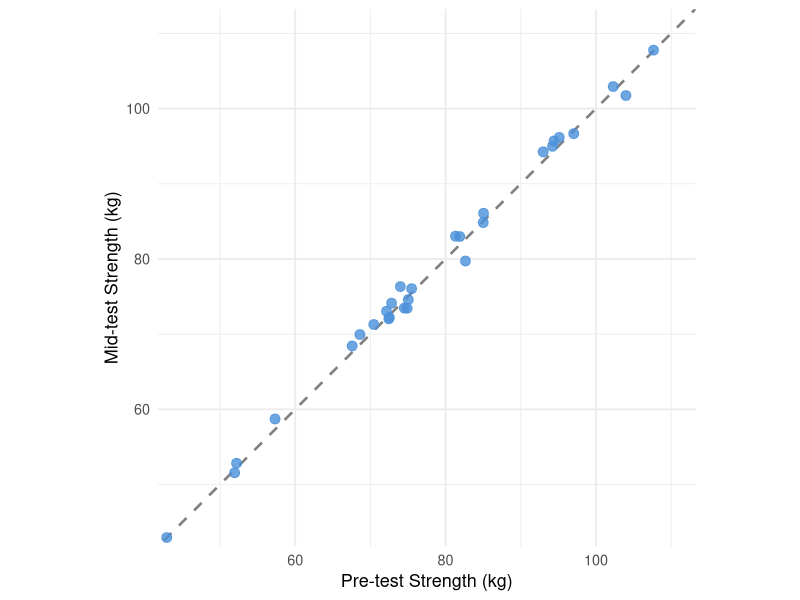
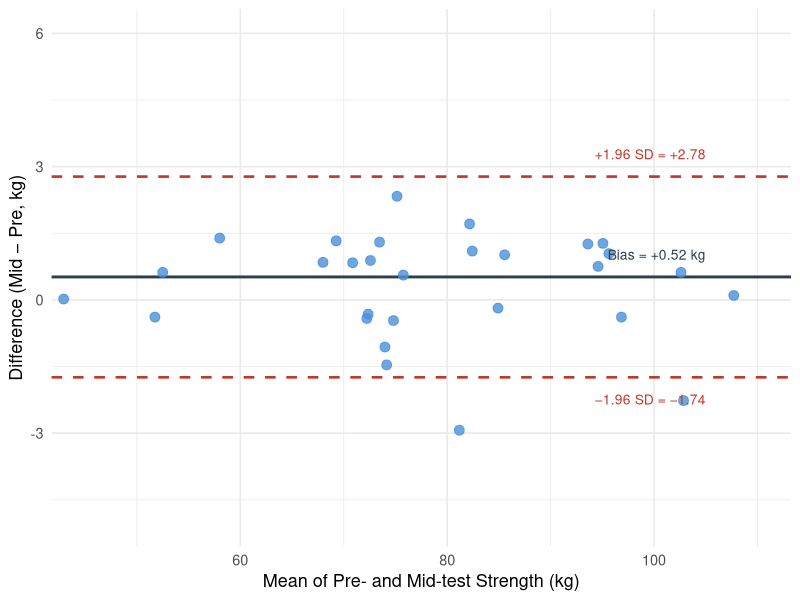

The R script that drew these images, in order:
## ---- chunk 1
#| label: fig-icc-scatter
#| fig-cap: "Test-retest scatter plot for `strength_kg` (control group, n = 30). Each point represents one participant's pre-test (x-axis) and mid-test (y-axis) strength. Points falling on the dashed diagonal identity line indicate perfect agreement between occasions. The tight clustering around the diagonal reflects the excellent ICC(2,1) = .997."
#| code-fold: true
#| warning: false
#| message: false

library(ggplot2)
library(dplyr)

set.seed(42)

n <- 30
pre  <- rnorm(n, mean = 76.34, sd = 13.70)
mid  <- pre + rnorm(n, mean = 0.52, sd = 1.15)

df_icc <- data.frame(pre = pre, mid = mid)

ggplot(df_icc, aes(x = pre, y = mid)) +
  geom_abline(slope = 1, intercept = 0, linetype = "dashed",
              color = "grey50", linewidth = 0.9) +
  geom_point(color = "#4A90D9", size = 3, alpha = 0.8) +
  labs(x = "Pre-test Strength (kg)", y = "Mid-test Strength (kg)") +
  coord_fixed(ratio = 1, xlim = c(45, 110), ylim = c(45, 110)) +
  theme_minimal(base_size = 13)
## ---- chunk 2
#| label: fig-bland-altman
#| fig-cap: "Bland-Altman plot for `strength_kg` test-retest reliability (control group, n = 30). Each point shows one participant's mean strength (x-axis) versus the difference between mid-test and pre-test strength (y-axis). The solid horizontal line is the mean difference (bias = +0.52 kg); the dashed lines are the 95% limits of agreement (−1.74 to +2.78 kg)."
#| code-fold: true
#| warning: false
#| message: false

library(ggplot2)
library(dplyr)

set.seed(42)

n <- 30
pre <- rnorm(n, mean = 76.34, sd = 13.70)
mid <- pre + rnorm(n, mean = 0.517, sd = 1.153)

df_ba <- data.frame(
  avg  = (pre + mid) / 2,
  diff = mid - pre
)

bias     <-  0.517
loa_up   <-  2.777
loa_down <- -1.743

ggplot(df_ba, aes(x = avg, y = diff)) +
  geom_hline(yintercept = bias,     color = "#2C3E50", linewidth = 1.0) +
  geom_hline(yintercept = loa_up,   color = "#C0392B", linewidth = 0.9,
             linetype = "dashed") +
  geom_hline(yintercept = loa_down, color = "#C0392B", linewidth = 0.9,
             linetype = "dashed") +
  geom_point(color = "#4A90D9", size = 3, alpha = 0.8) +
  annotate("text", x = 105, y = bias + 0.5,
           label = "Bias = +0.52 kg", hjust = 1, size = 3.5, color = "#2C3E50") +
  annotate("text", x = 105, y = loa_up + 0.5,
           label = "+1.96 SD = +2.78", hjust = 1, size = 3.5, color = "#C0392B") +
  annotate("text", x = 105, y = loa_down - 0.5,
           label = "−1.96 SD = −1.74", hjust = 1, size = 3.5, color = "#C0392B") +
  labs(x = "Mean of Pre- and Mid-test Strength (kg)",
       y = "Difference (Mid − Pre, kg)") +
  coord_cartesian(xlim = c(45, 110), ylim = c(-5, 6)) +
  theme_minimal(base_size = 13)
